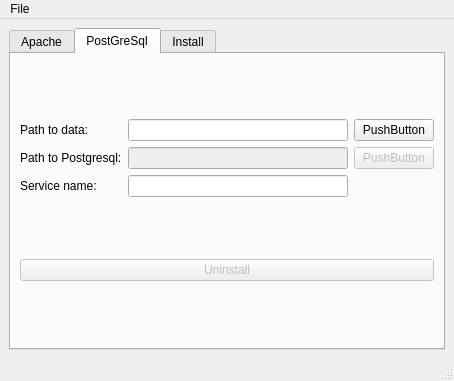
<?xml version="1.0" encoding="UTF-8"?>
<ui version="4.0">
 <class>Configurator</class>
 <widget class="QMainWindow" name="Configurator">
  <property name="geometry">
   <rect>
    <x>0</x>
    <y>0</y>
    <width>454</width>
    <height>381</height>
   </rect>
  </property>
  <property name="windowTitle">
   <string>MainWindow</string>
  </property>
  <widget class="QWidget" name="centralwidget">
   <layout class="QGridLayout" name="gridLayout">
    <item row="0" column="0">
     <widget class="QTabWidget" name="tabWidget">
      <property name="currentIndex">
       <number>1</number>
      </property>
      <widget class="QWidget" name="tabApache">
       <property name="enabled">
        <bool>true</bool>
       </property>
       <attribute name="title">
        <string>Apache</string>
       </attribute>
       <layout class="QGridLayout" name="gridLayout_3">
        <item row="0" column="0">
         <layout class="QVBoxLayout" name="verticalLayout">
          <item>
           <layout class="QGridLayout" name="gridLayout_4">
            <item row="1" column="1">
             <widget class="QLineEdit" name="lineEditPathApache">
              <property name="enabled">
               <bool>false</bool>
              </property>
             </widget>
            </item>
            <item row="1" column="0">
             <widget class="QLabel" name="label_2">
              <property name="text">
               <string>Path to Apache:</string>
              </property>
             </widget>
            </item>
            <item row="0" column="0">
             <widget class="QLabel" name="label">
              <property name="text">
               <string>Path to Php:</string>
              </property>
             </widget>
            </item>
            <item row="1" column="2">
             <widget class="QPushButton" name="pushButtonPathApache">
              <property name="enabled">
               <bool>false</bool>
              </property>
              <property name="text">
               <string>...</string>
              </property>
             </widget>
            </item>
            <item row="0" column="2">
             <widget class="QPushButton" name="pushButtonPathPhp">
              <property name="text">
               <string>....</string>
              </property>
             </widget>
            </item>
            <item row="0" column="1">
             <widget class="QLineEdit" name="lineEditPathPhp"/>
            </item>
            <item row="2" column="1">
             <widget class="QLineEdit" name="lineEditServiceName"/>
            </item>
            <item row="2" column="0">
             <widget class="QLabel" name="label_3">
              <property name="text">
               <string>Service name:</string>
              </property>
             </widget>
            </item>
           </layout>
          </item>
         </layout>
        </item>
        <item row="1" column="0">
         <widget class="QPushButton" name="pushButtonUninstall">
          <property name="enabled">
           <bool>false</bool>
          </property>
          <property name="text">
           <string>Uninstall</string>
          </property>
         </widget>
        </item>
       </layout>
      </widget>
      <widget class="QWidget" name="tabPostgre">
       <attribute name="title">
        <string>PostGreSql</string>
       </attribute>
       <layout class="QGridLayout" name="gridLayout_5">
        <item row="1" column="0">
         <widget class="QPushButton" name="pushButtonUninstallPostgre">
          <property name="enabled">
           <bool>false</bool>
          </property>
          <property name="text">
           <string>Uninstall</string>
          </property>
         </widget>
        </item>
        <item row="0" column="0">
         <layout class="QGridLayout" name="gridLayout_6">
          <item row="0" column="0">
           <widget class="QLabel" name="label_4">
            <property name="text">
             <string>Path to data:</string>
            </property>
           </widget>
          </item>
          <item row="0" column="2">
           <widget class="QPushButton" name="pushButton_2">
            <property name="text">
             <string>PushButton</string>
            </property>
           </widget>
          </item>
          <item row="1" column="2">
           <widget class="QPushButton" name="pushButton_3">
            <property name="enabled">
             <bool>false</bool>
            </property>
            <property name="text">
             <string>PushButton</string>
            </property>
           </widget>
          </item>
          <item row="1" column="1">
           <widget class="QLineEdit" name="lineEditPathPostgre">
            <property name="enabled">
             <bool>false</bool>
            </property>
           </widget>
          </item>
          <item row="0" column="1">
           <widget class="QLineEdit" name="lineEditPathDataPostgre"/>
          </item>
          <item row="1" column="0">
           <widget class="QLabel" name="label_5">
            <property name="text">
             <string>Path to Postgresql:</string>
            </property>
           </widget>
          </item>
          <item row="2" column="1">
           <widget class="QLineEdit" name="lineEditServicNamePostgre"/>
          </item>
          <item row="2" column="0">
           <widget class="QLabel" name="label_6">
            <property name="text">
             <string>Service name: </string>
            </property>
           </widget>
          </item>
         </layout>
        </item>
       </layout>
      </widget>
      <widget class="QWidget" name="tabInstall">
       <attribute name="title">
        <string>Install</string>
       </attribute>
       <layout class="QGridLayout" name="gridLayout_2">
        <item row="0" column="0">
         <widget class="QTextEdit" name="textEditInstall"/>
        </item>
       </layout>
      </widget>
     </widget>
    </item>
   </layout>
  </widget>
  <widget class="QMenuBar" name="menubar">
   <property name="geometry">
    <rect>
     <x>0</x>
     <y>0</y>
     <width>454</width>
     <height>21</height>
    </rect>
   </property>
   <widget class="QMenu" name="menuFile">
    <property name="title">
     <string>File</string>
    </property>
    <addaction name="actionInstall"/>
   </widget>
   <addaction name="menuFile"/>
  </widget>
  <widget class="QStatusBar" name="statusbar"/>
  <action name="actionInstall">
   <property name="text">
    <string>Install</string>
   </property>
  </action>
  <action name="actionVerify_Update">
   <property name="text">
    <string>Verify Update</string>
   </property>
  </action>
 </widget>
 <resources/>
 <connections/>
</ui>
